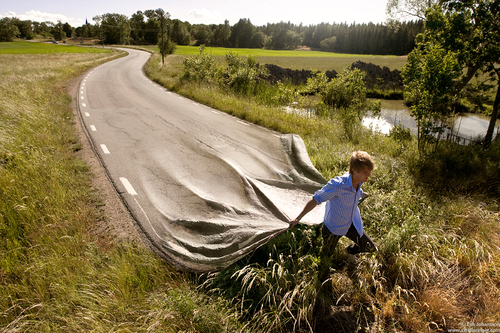
#> input picture Images/image.jpg, 500 x 333 px, given in place of mouse.jpg, which was not available
$ python ImageBitmap.py   (older library calls are emulated)
#> lines starting #> are read from the running program, lines starting #| are printed output that depends on the picture; after the words box and inside, x2 and y2 are one past the last pixel; in counts of white or black regions, pixels touching at a corner belong together; pictures that were not available may be replaced by others from this repository, and a replacement may not be noted
from PIL import Image
import matplotlib.pyplot as plt
from scipy.spatial import distance
import numpy as np
import os
from copy import deepcopy

class ImageBitmap:

	def __init__(self, img):
#> called with img = 'mouse'
		self._img = Image.open(os.getcwd() + '/Images/' + img + '.jpg')
#> self._img is the input picture: PIL image 500x333 RGB; mean R, G, B 125.5, 111.3, 74.9

	def image_array(self):
		self._arr = np.array(self._img)
		return self._arr

	# Split the array into three channels (r, g, b)
	def im_bw(self, scale = 3):
#> called with scale = 3
		self.r, self.g, self.b = np.split(self._arr, 3, axis = 2)
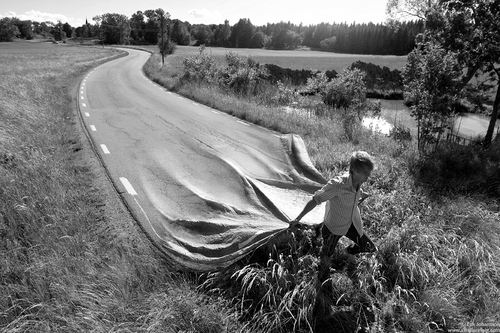
#> self.g: shape (333, 500, 1); min 0, max 255, mean 111.3
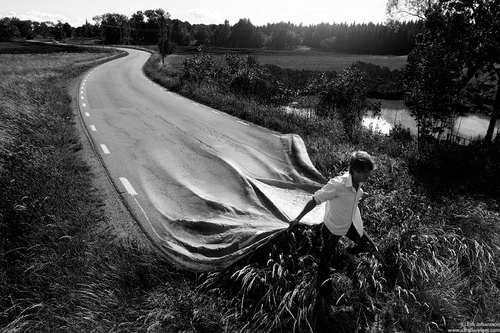
#> self.b: shape (333, 500, 1); min 0, max 255, mean 74.9
		self.r = self.r.reshape(-1)
		self.g = self.r.reshape(-1)
		self.b = self.r.reshape(-1)

	# Standard RGB to grayscale conversion
		self.bitmap = list(map(lambda x: 0.299*x[0]+0.587*x[1]+0.114*x[2], zip(self.r, self.g, self.b)))
#> self.bitmap = 166500 items
		self.bitmap = np.array(self.bitmap).reshape(self._arr.shape[0], self._arr.shape[1])
		self.bitmap = np.dot((self.bitmap > 128).astype(float), 255)
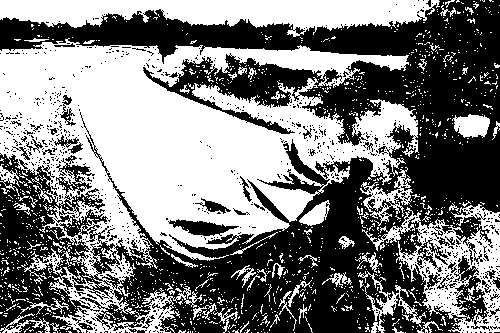
#> self.bitmap: shape (333, 500) float64; 49% white; 1284 white regions (1215 under 20 px), largest, box (x1, y1, x2, y2) and area: (0, 38, 419, 333) 55862, (0, 0, 440, 37) 9812, (362, 204, 500, 333) 5930
		im = Image.fromarray(self.bitmap.astype(np.uint8))

	#scale down image
		im_sm = im.resize(tuple([int(v / scale) for v in im.size]), Image.ANTIALIAS)
		im_bw = im_sm.convert(mode='1', dither= 2)
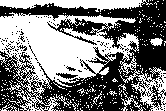
#> im_bw: PIL image 166x111 1; 49.2% white; 292 white regions (284 under 20 px), largest, box (x1, y1, x2, y2) and area: (0, 12, 139, 111) 6450, (0, 0, 153, 12) 1090, (120, 67, 166, 111) 683
		self.bw_image = im_bw
		self.pixels = (1 - np.asarray(im_bw).astype(int))
		self.pixels_flat = np.reshape(self.pixels, self.pixels.size)
#> self.pixels_flat = 18426 values, max 1 at index 142, min 0 at index 0, mean 0.508

	def bw_on_graph(self):
		print("Dimensions: {}".format(self.bw_image.size))
#| Dimensions: (166, 111)
		print("Number of pixels: {}".format(self.pixels.sum()))
#| Number of pixels: 9363
		#plt.imshow(np.asarray(self.bw_image))
		#plt.show()

	def nna(self, start = "random"):

		# get position of each nonzero coord
#> called with start = 'random'
		nonzero_pos = np.where(self.pixels_flat > 0)[0]
#> nonzero_pos = 9363 values from 142 to 18424

		# create array of the number of nonzero coords
		coord_index = np.array(range(1, len(nonzero_pos) + 1))
#> coord_index = 9363 values from 1 to 9363

		# assign each coordinate a number based on its position
		pixel_index = deepcopy(self.pixels_flat)
#> pixel_index has the same summary as self.pixels_flat in im_bw
		for pos, pix in enumerate(nonzero_pos):
			pixel_index[pix] = pos + 1 # +1 to have pixel correspond to its position (i.e. first to 1, second to 2, etc.)
#> this loop made 9363 passes
#> pix on passes 1 to 3: 142, 146, 147
#> after the loop, pixel_index = 18426 values, max 9363 at index 18424, min 0 at index 0, mean 2379.1

		# populate the coordinate array for each nonzero coordinate
		im_index = np.reshape(pixel_index, self.pixels.shape)
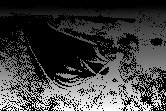
#> im_index: shape (111, 166) int64; min 0, max 9363, mean 2379.1; drawn with min black and max white
		self.coords = []
		for x in coord_index:
			x_coord = list([int(c) for c in np.where(im_index == x)])
			self.coords.append(list(x_coord))
#> this loop made 9363 passes
#> x_coord on passes 1 to 3: [0, 142], [0, 146], [0, 147]
#> after the loop, self.coords = 9363 pairs, first value 0 to 110, second value 0 to 165

		# get the distance between each coordinate
		coord_dis = distance.cdist(self.coords, self.coords, 'euclidean')
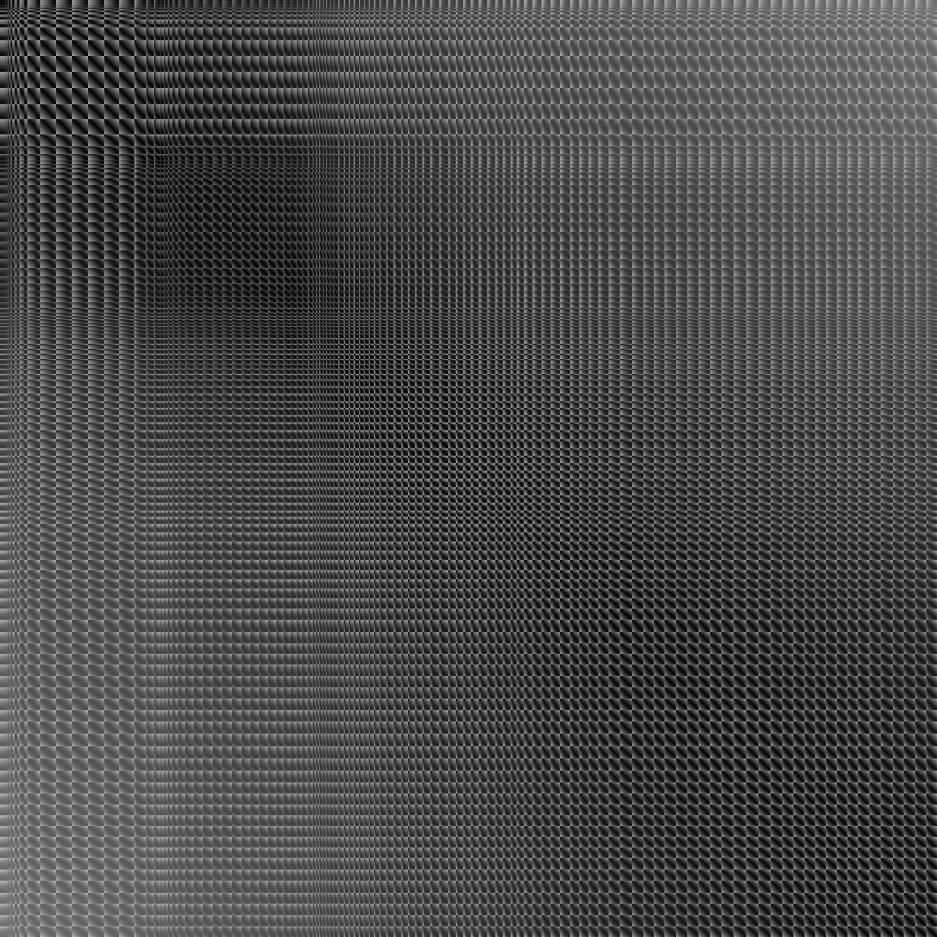
#> coord_dis: shape (9363, 9363) float64 (shown at 1/10 size); min 0, max 198.3, mean 74.2

		""" nearest neighbor algorithm -- traveling salesman approach """
		cities = self.coords
#> cities has the same summary as self.coords
		city_num = len(cities)
#> city_num = 9363

		# determine starting point
		if start == "random":
			start_point = int(np.random.choice(range(city_num), size = 1))
#> start_point = 2732
		else:
			assert start < city_num
			start_point = start

		nna_tour = [start_point]
#> nna_tour = [2732]
		current_city = start_point
#> current_city = 2732

		# the tour
		for i in range(0, city_num):
			dist = deepcopy(coord_dis[current_city, :])
			for end in nna_tour:
				dist[end] = np.inf # convert to floating point number
			nearest_neighbor = np.argmin(dist)
			if nearest_neighbor not in nna_tour:
				nna_tour.append(nearest_neighbor)
			current_city = nearest_neighbor
#> this loop made 9363 passes
#> (nearest_neighbor, current_city) on passes 1 to 3: (2651, 2651), (2562, 2562), (2474, 2474)
#> after the loop, nna_tour = 9363 values, max 9362 at index 9233, min 0 at index 9361, mean 4681

		y_path = -np.array([cities[nna_tour[d % city_num]] for d in range(city_num + 1) ])[:, 0]
#> y_path = 9364 values, max 0 at index 2126, min -110 at index 5652, mean -60
		x_path = np.array([cities[nna_tour[d % city_num]] for d in range(city_num + 1) ])[:, 1]
#> x_path = 9364 values, max 165 at index 2236, min 0 at index 644, mean 93.7
		y_path = y_path - y_path[0] # extracting mininimum y path
#> y_path = 9364 values, max 32 at index 2126, min -78 at index 5652, mean -28
		x_path = x_path - x_path[0] # extracting minimum x path
#> x_path = 9364 values, max 31 at index 2236, min -134 at index 644, mean -40.3

		# reset tour

		city_num += 1
#> city_num = 9364
		np.append(x_path, x_path[0])
		np.append(y_path, y_path[0])

		self.x_path = x_path
#> self.x_path has the same summary as x_path
		self.y_path = y_path
#> self.y_path has the same summary as y_path
		self.pixel_num = city_num
#> self.pixel_num = 9364

		plt.plot(self.x_path, self.y_path)
		plt.show()
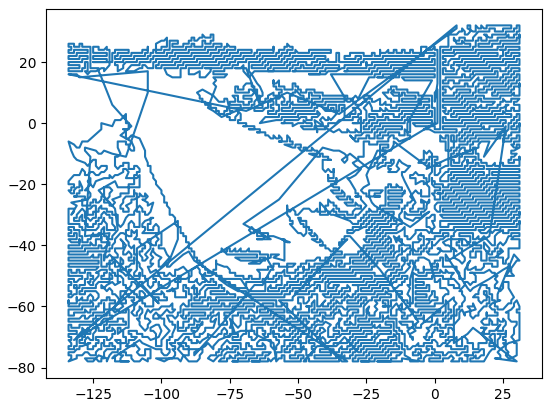
#> figure drawn by matplotlib, 1 panel

mouse = ImageBitmap('mouse')
mouse.image_array()
mouse.im_bw()
mouse.bw_on_graph()
mouse.nna()
